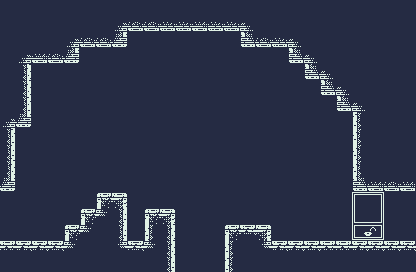

A 2D game scene composited from a Tiled map and its tileset images. What follows is a short description and the map's XML, with every tile layer's data as written:
An orthogonal 26x17 tile map with 16x16 px tiles, 2 tile layers (Background, Walls) and 18 objects.

<map version="1.4" tiledversion="1.4.3" orientation="orthogonal" renderorder="right-down" width="26" height="17" tilewidth="16" tileheight="16" infinite="0" backgroundcolor="#9e9e9e" nextlayerid="7" nextobjectid="43">
 <editorsettings>
  <export target="Level2.tmx" format="tmx" />
 </editorsettings>
 <tileset firstgid="1" source="Dow_TileSet.tsx" />
 <layer id="2" name="Background" width="26" height="17">
  <data encoding="csv">
1,1,1,1,1,1,1,1,1,1,1,1,1,1,1,1,1,1,1,1,1,1,1,1,1,1,
1,1,1,1,1,1,1,1,1,1,1,1,1,1,1,1,1,1,1,1,1,1,1,1,1,1,
1,1,1,1,1,1,1,1,1,1,1,1,1,1,1,1,1,1,1,1,1,1,1,1,1,1,
1,1,1,1,1,1,1,1,1,1,1,1,1,1,1,1,1,1,1,1,1,1,1,1,1,1,
1,1,1,1,1,1,1,1,1,1,1,1,1,1,1,1,1,1,1,1,1,1,1,1,1,1,
1,1,1,1,1,1,1,1,1,1,1,1,1,1,1,1,1,1,1,1,1,1,1,1,1,1,
1,1,1,1,1,1,1,1,1,1,1,1,1,1,1,1,1,1,1,1,1,1,1,1,1,1,
1,1,1,1,1,1,1,1,1,1,1,1,1,1,1,1,1,1,1,1,1,1,1,1,1,1,
1,1,1,1,1,1,1,1,1,1,1,1,1,1,1,1,1,1,1,1,1,1,1,1,1,1,
1,1,1,1,1,1,1,1,1,1,1,1,1,1,1,1,1,1,1,1,1,1,1,1,1,1,
1,1,1,1,1,1,1,1,1,1,1,1,1,1,1,1,1,1,1,1,1,1,1,1,1,1,
1,1,1,1,1,1,1,1,1,1,1,1,1,1,1,1,1,1,1,1,1,1,1,1,1,1,
1,1,1,1,1,1,1,1,1,1,1,1,1,1,1,1,1,1,1,1,1,1,1,1,1,1,
1,1,1,1,1,1,1,1,1,1,1,1,1,1,1,1,1,1,1,1,1,1,1,1,1,1,
1,1,1,1,1,1,1,1,1,1,1,1,1,1,1,1,1,1,1,1,1,1,1,1,1,1,
1,1,1,1,1,1,1,1,1,1,1,1,1,1,1,1,1,1,1,1,1,1,1,1,1,1,
1,1,1,1,1,1,1,1,1,1,1,1,1,1,1,1,1,1,1,1,1,1,1,1,1,1
</data>
 </layer>
 <objectgroup id="4" name="Text">
  <object id="20" x="124.304" y="96.7101" width="200" height="19.2969">
   <text wrap="1" color="#e9ffe6">Press Space to jump</text>
  </object>
 </objectgroup>
 <group id="6" name="Collidables">
  <layer id="1" name="Walls" width="26" height="17">
   <data encoding="csv">
232,232,232,232,232,232,232,232,232,232,232,232,232,232,232,232,232,232,232,232,232,232,232,232,232,232,
232,232,232,232,232,232,232,249,250,250,251,251,252,251,251,333,232,232,232,232,232,232,232,232,232,232,
232,232,232,232,329,250,250,330,0,0,0,0,0,0,0,332,250,251,253,232,232,232,232,232,232,232,
232,249,252,250,330,0,0,0,0,0,0,0,0,0,0,0,0,0,332,333,232,232,232,232,232,232,
232,269,0,0,0,0,0,0,0,0,0,0,0,0,0,0,0,0,0,332,333,232,232,232,232,232,
232,269,0,0,0,0,0,0,0,0,0,0,0,0,0,0,0,0,0,0,332,253,232,232,232,232,
232,349,0,0,0,0,0,0,0,0,0,0,0,0,0,0,0,0,0,0,0,332,333,232,232,232,
329,330,0,0,0,0,0,0,0,0,0,0,0,0,0,0,0,0,0,0,0,0,273,232,232,232,
349,0,0,0,0,0,0,0,0,0,0,0,0,0,0,0,0,0,0,0,0,0,312,232,232,232,
310,0,0,0,0,0,0,0,0,0,0,0,0,0,0,0,0,0,0,0,0,0,353,232,232,232,
269,0,0,0,0,0,0,0,0,0,0,0,0,0,0,0,0,0,0,0,0,0,312,232,232,232,
330,0,0,0,0,0,0,0,0,0,0,0,0,0,0,0,0,0,0,0,0,0,332,252,250,252,
0,0,0,0,0,0,292,290,0,0,0,0,0,0,0,0,0,0,0,0,0,0,19,20,0,0,
0,0,0,0,0,292,373,310,0,292,290,0,0,0,0,0,0,0,0,0,0,0,39,40,0,0,
0,0,0,0,292,293,232,310,0,353,269,0,0,0,292,371,290,0,0,0,0,0,59,60,0,0,
372,370,370,371,293,232,232,289,371,293,269,0,0,0,312,232,289,370,370,371,372,372,370,371,371,371,
232,232,232,232,232,232,232,232,232,232,310,0,0,0,273,232,232,232,232,232,232,232,232,232,232,232
</data>
  </layer>
  <objectgroup id="5" name="Collision Mask">
   <object id="21" x="0" y="112" width="16" height="80" />
   <object id="22" x="16" y="48" width="16" height="80" />
   <object id="23" x="32" y="48" width="48" height="16" />
   <object id="24" x="64" y="32" width="64" height="16" />
   <object id="25" x="112" y="16" width="144" height="16" />
   <object id="26" x="240" y="32" width="64" height="16" />
   <object id="27" x="288" y="48" width="32" height="16" />
   <object id="28" x="304" y="64" width="32" height="16" />
   <object id="29" x="320" y="80" width="32" height="16" />
   <object id="30" x="336" y="96" width="32" height="16" />
   <object id="31" x="352" y="112" width="64" height="80" />
   <object id="32" x="0" y="240" width="176" height="32" />
   <object id="33" x="224" y="240" width="192" height="32" />
   <object id="38" x="64" y="224" width="64" height="16" />
   <object id="39" x="80" y="208" width="48" height="16" />
   <object id="40" x="96" y="192" width="32" height="16" />
   <object id="41" x="144" y="208" width="32" height="32" />
  </objectgroup>
 </group>
</map>
